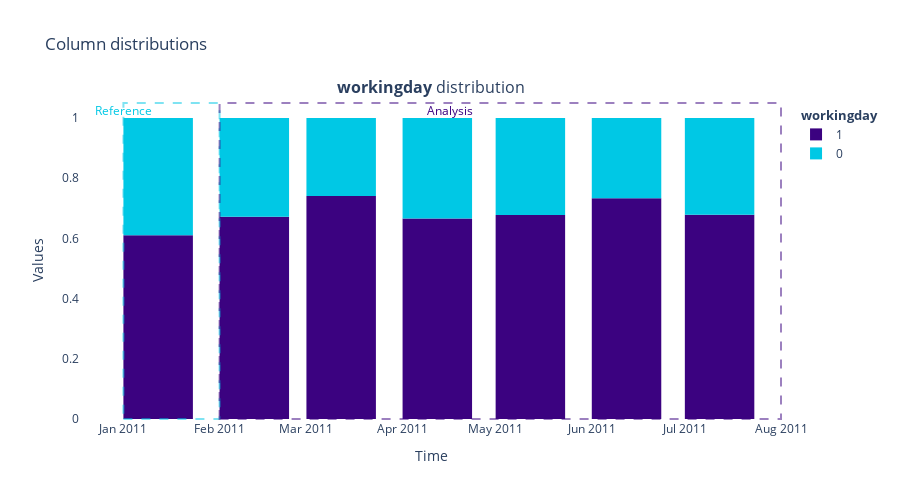

Notebook cell for this chart:
### Code cell
from nannyml.distribution import CategoricalDistributionCalculator

categorical_dist = CategoricalDistributionCalculator(
    column_names=['workingday'],
    timestamp_column_name = 'time_stamp',
    chunk_period='M',
)
categorical_dist.fit(reference).calculate(current).filter(period='all', column_names=['workingday']).plot(kind='distribution')

### Figure 1 — Plotly figure (JSON) as saved in the notebook; plotly's stock layout.template omitted (floating-point values rounded to 4 significant figures)
{"data": [{"customdata": [["2011-01", "From <b>Jan-01-2011</b> to <b>Jan-31-2011</b>", 0.6105, 406]], "hoverlabel": {"bgcolor": "rgba(0.23137254901960785, 0.00784313725490196, 0.5019607843137255, 1)", "font": {"color": "white"}}, "hovertemplate": "Chunk %{customdata[0]}: %{customdata[1]}; (%{customdata[2]}, %{customdata[3]})", "legendgroup": "workingday", "legendgrouptitle": {"text": "<b>workingday</b>"}, "marker": {"color": "rgba(0.23137254901960785, 0.00784313725490196, 0.5019607843137255, 1)", "line": {"color": "#00c8e5", "width": 0}}, "name": "1", "offset": 0, "orientation": "v", "showlegend": true, "type": "bar", "x": ["2011-01-01T00:00:00"], "xaxis": "x", "y": [0.6105], "yaxis": "y", "yperiodalignment": "start"}, {"customdata": [["2011-01", "From <b>Jan-01-2011</b> to <b>Jan-31-2011</b>", 0.3895, 259]], "hoverlabel": {"bgcolor": "rgba(0.0, 0.7843137254901961, 0.8980392156862745, 1)", "font": {"color": "white"}}, "hovertemplate": "Chunk %{customdata[0]}: %{customdata[1]}; (%{customdata[2]}, %{customdata[3]})", "legendgroup": "workingday", "legendgrouptitle": {"text": "<b>workingday</b>"}, "marker": {"color": "rgba(0.0, 0.7843137254901961, 0.8980392156862745, 1)", "line": {"color": "#00c8e5", "width": 0}}, "name": "0", "offset": 0, "orientation": "v", "showlegend": true, "type": "bar", "x": ["2011-01-01T00:00:00"], "xaxis": "x", "y": [0.3895], "yaxis": "y", "yperiodalignment": "start"}, {"customdata": [["2011-02", "From <b>Feb-01-2011</b> to <b>Feb-28-2011</b>", 0.6718, 436], ["2011-03", "From <b>Mar-01-2011</b> to <b>Mar-31-2011</b>", 0.7411, 541], ["2011-04", "From <b>Apr-01-2011</b> to <b>Apr-30-2011</b>", 0.6662, 479], ["2011-05", "From <b>May-01-2011</b> to <b>May-31-2011</b>", 0.6774, 504], ["2011-06", "From <b>Jun-01-2011</b> to <b>Jun-30-2011</b>", 0.7333, 528], ["2011-07", "From <b>Jul-01-2011</b> to <b>Jul-31-2011</b>", 0.6786, 456]], "hoverlabel": {"bgcolor": "rgba(0.23137254901960785, 0.00784313725490196, 0.5019607843137255, 1)", "font": {"color": "white"}}, "hovertemplate": "Chunk %{customdata[0]}: %{customdata[1]}; (%{customdata[2]}, %{customdata[3]})", "legendgroup": "workingday", "marker": {"color": "rgba(0.23137254901960785, 0.00784313725490196, 0.5019607843137255, 1)", "line": {"color": "#3b0280", "width": 0}}, "name": "1", "offset": 0, "orientation": "v", "showlegend": false, "type": "bar", "x": ["2011-02-01T00:00:00", "2011-03-01T00:00:00", "2011-04-01T00:00:00", "2011-05-01T00:00:00", "2011-06-01T00:00:00", "2011-07-01T00:00:00"], "xaxis": "x", "y": [0.6718, 0.7411, 0.6662, 0.6774, 0.7333, 0.6786], "yaxis": "y", "yperiodalignment": "start"}, {"customdata": [["2011-02", "From <b>Feb-01-2011</b> to <b>Feb-28-2011</b>", 0.3282, 213], ["2011-03", "From <b>Mar-01-2011</b> to <b>Mar-31-2011</b>", 0.2589, 189], ["2011-04", "From <b>Apr-01-2011</b> to <b>Apr-30-2011</b>", 0.3338, 240], ["2011-05", "From <b>May-01-2011</b> to <b>May-31-2011</b>", 0.3226, 240], ["2011-06", "From <b>Jun-01-2011</b> to <b>Jun-30-2011</b>", 0.2667, 192], ["2011-07", "From <b>Jul-01-2011</b> to <b>Jul-31-2011</b>", 0.3214, 216]], "hoverlabel": {"bgcolor": "rgba(0.0, 0.7843137254901961, 0.8980392156862745, 1)", "font": {"color": "white"}}, "hovertemplate": "Chunk %{customdata[0]}: %{customdata[1]}; (%{customdata[2]}, %{customdata[3]})", "legendgroup": "workingday", "marker": {"color": "rgba(0.0, 0.7843137254901961, 0.8980392156862745, 1)", "line": {"color": "#3b0280", "width": 0}}, "name": "0", "offset": 0, "orientation": "v", "showlegend": false, "type": "bar", "x": ["2011-02-01T00:00:00", "2011-03-01T00:00:00", "2011-04-01T00:00:00", "2011-05-01T00:00:00", "2011-06-01T00:00:00", "2011-07-01T00:00:00"], "xaxis": "x", "y": [0.3282, 0.2589, 0.3338, 0.3226, 0.2667, 0.3214], "yaxis": "y", "yperiodalignment": "start"}], "layout": {"annotations": [{"font": {"size": 16}, "showarrow": false, "text": "<b>workingday</b> distribution", "x": 0.5, "xanchor": "center", "xref": "paper", "y": 1, "yanchor": "bottom", "yref": "paper"}, {"align": "center", "font": {"color": "#00c8e5"}, "showarrow": false, "text": "Reference", "textangle": 0, "x": "2011-01-01T00:00:00", "xref": "x", "y": 1.025, "yref": "y"}, {"align": "center", "font": {"color": "#3b0280"}, "showarrow": false, "text": "Analysis", "textangle": 0, "x": "2011-04-16T08:00:00", "xref": "x", "y": 1.025, "yref": "y"}], "barmode": "relative", "height": 500, "hoverlabel": {"bgcolor": "white", "font": {"size": 14}}, "legend": {"itemclick": false, "itemdoubleclick": false, "traceorder": "grouped"}, "paper_bgcolor": "rgba(255,255,255,1)", "plot_bgcolor": "rgba(255,255,255,1)", "shapes": [{"layer": "above", "line": {"color": "rgba(0.0, 0.7843137254901961, 0.8980392156862745, 0.5)", "dash": "dash", "width": 2}, "x0": "2011-01-01T00:00:00", "x1": "2011-01-31T23:59:59.999999999", "xref": "x", "y0": 0, "y1": 1.05, "yref": "y"}, {"layer": "above", "line": {"color": "rgba(0.23137254901960785, 0.00784313725490196, 0.5019607843137255, 0.5)", "dash": "dash", "width": 2}, "x0": "2011-02-01T00:00:00", "x1": "2011-07-31T23:59:59.999999999", "xref": "x", "y0": 0, "y1": 1.05, "yref": "y"}], "title": {"text": "Column distributions"}, "xaxis": {"anchor": "y", "domain": [0, 1], "linecolor": "#3b0280", "matches": "x", "mirror": false, "showgrid": false, "showline": false, "title": {"text": "Time"}, "zeroline": false}, "yaxis": {"anchor": "x", "domain": [0, 1], "linecolor": "#3b0280", "mirror": false, "showgrid": false, "showline": false, "title": {"text": "Values"}, "zeroline": false}}}
